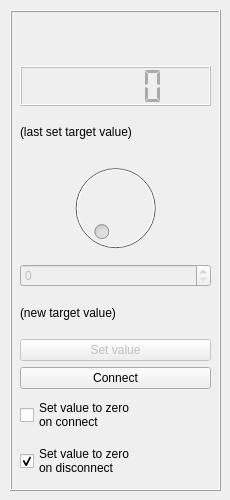
<?xml version="1.0" encoding="UTF-8"?>
<ui version="4.0">
 <class>Output</class>
 <widget class="QWidget" name="Output">
  <property name="geometry">
   <rect>
    <x>0</x>
    <y>0</y>
    <width>230</width>
    <height>500</height>
   </rect>
  </property>
  <property name="sizePolicy">
   <sizepolicy hsizetype="Fixed" vsizetype="Preferred">
    <horstretch>1</horstretch>
    <verstretch>0</verstretch>
   </sizepolicy>
  </property>
  <property name="minimumSize">
   <size>
    <width>230</width>
    <height>0</height>
   </size>
  </property>
  <property name="windowTitle">
   <string>Output Device</string>
  </property>
  <widget class="QFrame" name="frame_2">
   <property name="geometry">
    <rect>
     <x>10</x>
     <y>10</y>
     <width>211</width>
     <height>481</height>
    </rect>
   </property>
   <property name="frameShape">
    <enum>QFrame::Box</enum>
   </property>
   <property name="frameShadow">
    <enum>QFrame::Raised</enum>
   </property>
   <widget class="QWidget" name="verticalLayoutWidget">
    <property name="geometry">
     <rect>
      <x>10</x>
      <y>10</y>
      <width>191</width>
      <height>461</height>
     </rect>
    </property>
    <layout class="QVBoxLayout" name="verticalLayout">
     <item>
      <widget class="QLabel" name="nameLabel">
       <property name="text">
        <string/>
       </property>
      </widget>
     </item>
     <item>
      <widget class="QLCDNumber" name="lastValueLCD">
       <property name="enabled">
        <bool>false</bool>
       </property>
       <property name="styleSheet">
        <string notr="true">color: #aaaaaa;</string>
       </property>
       <property name="segmentStyle">
        <enum>QLCDNumber::Flat</enum>
       </property>
       <property name="value" stdset="0">
        <double>0.000000000000000</double>
       </property>
       <property name="intValue" stdset="0">
        <number>0</number>
       </property>
      </widget>
     </item>
     <item>
      <widget class="QLabel" name="outputLabel">
       <property name="text">
        <string>(last set target value)</string>
       </property>
      </widget>
     </item>
     <item>
      <widget class="QDial" name="outputDial">
       <property name="enabled">
        <bool>false</bool>
       </property>
       <property name="maximum">
        <number>500</number>
       </property>
      </widget>
     </item>
     <item>
      <widget class="QSpinBox" name="outputSpinbox">
       <property name="enabled">
        <bool>false</bool>
       </property>
      </widget>
     </item>
     <item>
      <widget class="QLabel" name="label_3">
       <property name="text">
        <string>(new target value)</string>
       </property>
      </widget>
     </item>
     <item>
      <widget class="QPushButton" name="setBtn">
       <property name="enabled">
        <bool>false</bool>
       </property>
       <property name="minimumSize">
        <size>
         <width>0</width>
         <height>20</height>
        </size>
       </property>
       <property name="styleSheet">
        <string notr="true"/>
       </property>
       <property name="text">
        <string>Set value</string>
       </property>
       <property name="autoDefault">
        <bool>false</bool>
       </property>
       <property name="default">
        <bool>false</bool>
       </property>
       <property name="flat">
        <bool>false</bool>
       </property>
      </widget>
     </item>
     <item>
      <widget class="QPushButton" name="connectBtn">
       <property name="text">
        <string>Connect</string>
       </property>
      </widget>
     </item>
     <item>
      <widget class="QCheckBox" name="zeroOnConnectBox">
       <property name="sizePolicy">
        <sizepolicy hsizetype="Minimum" vsizetype="Minimum">
         <horstretch>0</horstretch>
         <verstretch>0</verstretch>
        </sizepolicy>
       </property>
       <property name="text">
        <string>Set value to zero 
on connect</string>
       </property>
      </widget>
     </item>
     <item>
      <widget class="QCheckBox" name="zeroOnDisconnectBox">
       <property name="sizePolicy">
        <sizepolicy hsizetype="Minimum" vsizetype="Minimum">
         <horstretch>0</horstretch>
         <verstretch>0</verstretch>
        </sizepolicy>
       </property>
       <property name="text">
        <string>Set value to zero 
on disconnect</string>
       </property>
       <property name="checked">
        <bool>true</bool>
       </property>
      </widget>
     </item>
    </layout>
   </widget>
  </widget>
 </widget>
 <resources/>
 <connections/>
</ui>
